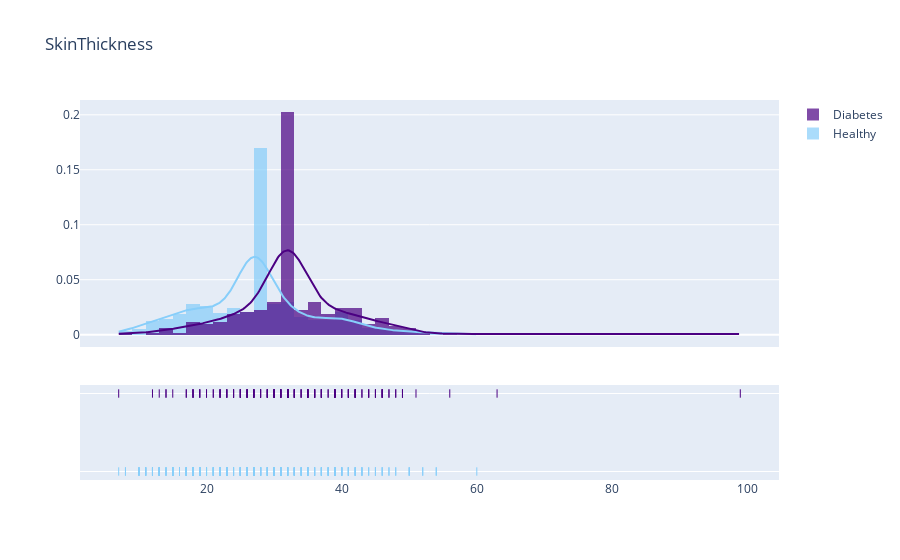

Write notebook code for a chart like this one.
### Code cell
df.loc[(df.Outcome == 0) & (df.SkinThickness.isnull()), 'SkinThickness'] = 27.0
df.loc[(df.Outcome == 1) & (df.SkinThickness.isnull()), 'SkinThickness'] = 32.0

create_distplot(df, 'SkinThickness')

### Figure 1 — Plotly figure (JSON) as saved in the notebook; plotly's stock layout.template omitted (floating-point values rounded to 4 significant figures; data arrays with more than 128 entries replaced by an {"elided": "..."} marker saying what was removed)
{"data": [{"autobinx": false, "histnorm": "probability density", "legendgroup": "Healthy", "marker": {"color": "lightskyblue"}, "name": "Healthy", "opacity": 0.7, "type": "histogram", "x": {"elided": "500 int values"}, "xaxis": "x", "xbins": {"end": 60, "size": 0, "start": 7}, "yaxis": "y"}, {"autobinx": false, "histnorm": "probability density", "legendgroup": "Diabetes", "marker": {"color": "indigo"}, "name": "Diabetes", "opacity": 0.7, "type": "histogram", "x": {"elided": "268 int values"}, "xaxis": "x", "xbins": {"end": 99, "size": 0, "start": 7}, "yaxis": "y"}, {"legendgroup": "Healthy", "marker": {"color": "lightskyblue"}, "mode": "lines", "name": "Healthy", "showlegend": false, "type": "scatter", "x": {"elided": "500 float values"}, "xaxis": "x", "y": {"elided": "500 float values"}, "yaxis": "y"}, {"legendgroup": "Diabetes", "marker": {"color": "indigo"}, "mode": "lines", "name": "Diabetes", "showlegend": false, "type": "scatter", "x": {"elided": "500 float values"}, "xaxis": "x", "y": {"elided": "500 float values"}, "yaxis": "y"}, {"legendgroup": "Healthy", "marker": {"color": "lightskyblue", "symbol": "line-ns-open"}, "mode": "markers", "name": "Healthy", "showlegend": false, "type": "scatter", "x": {"elided": "500 int values"}, "xaxis": "x", "y": {"elided": "500 str values"}, "yaxis": "y2"}, {"legendgroup": "Diabetes", "marker": {"color": "indigo", "symbol": "line-ns-open"}, "mode": "markers", "name": "Diabetes", "showlegend": false, "type": "scatter", "x": {"elided": "268 int values"}, "xaxis": "x", "y": {"elided": "268 str values"}, "yaxis": "y2"}], "layout": {"barmode": "overlay", "hovermode": "closest", "legend": {"traceorder": "reversed"}, "title": {"text": "SkinThickness"}, "xaxis": {"anchor": "y2", "domain": [0, 1], "zeroline": false}, "yaxis": {"anchor": "free", "domain": [0.35, 1], "position": 0}, "yaxis2": {"anchor": "x", "domain": [0, 0.25], "dtick": 1, "showticklabels": false}}}
